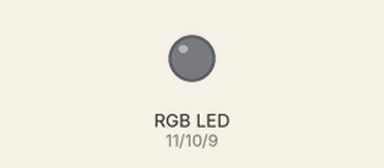
This sketch was run on a simulated Arduino Uno, built with avr-gcc and run on an emulated ATmega328P. On the bench: an RGB LED mixed from three pins (HIGH = lit). Dim RGB values are drawn brighter than linear.

Above: at 0.15 s.
At 20.07 s:
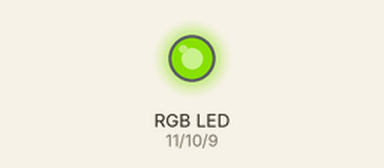
Timing chart, 0 to 20.0 s (numbered marks = the images above):
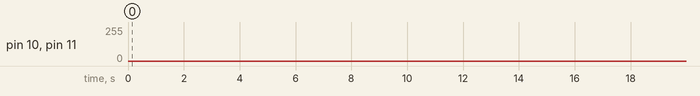

The sketch:

rgbledexample.ino
```cpp
/*
I am not sure how this program works it seems to be using ports 9-11
for RGB output - these seem to be digital out pins but they are not
connected to anything.

I think this code (I got it from a code grepper result) is designed
to be wired with a 4 pin RGB LED and a breadboard for example.

See https://arduinogetstarted.com/tutorials/arduino-rgb-led
*/

// Define constants for the output pins
const int redPin = 11;
const int greenPin = 10;
const int bluePin = 9;

void setup() {
  // Sets the RGB pins to off
  setColourRgb(0, 0, 0);
}

void loop() {
  unsigned int rgbColour[3];
  // Start off with red.
  rgbColour[0] = 255;
  rgbColour[1] = 0;
  rgbColour[2] = 0;
  // Choose the colours to increment and decrement.
  for (int decColour = 0; decColour < 3; decColour += 1) {
    unsigned int incColour;

    // Sets an RGB value to increase based on the one to decrease
    if (decColour == 2) { incColour = 0; } else { incColour += 1; }
    // ^ Replace the ternary expr below
    //int incColour = decColour == 2 ? 0 : decColour + 1;

    // cross-fade the two colours.
    for (int i = 0; i < 255; i += 1) {
      // For range 0-255, increase or decrease two of the three colour values
      rgbColour[decColour] -= 1;
      rgbColour[incColour] += 1;

      // Set the RGB to the pins using setColourRgb
      setColourRgb(rgbColour[0], rgbColour[1], rgbColour[2]);

      // Delay of 5ms
      delay(5);
    }
  }
}

void setColourRgb(unsigned int red, unsigned int green, unsigned int blue) {
  /*
  This is a function that takes in 3 unsigned ints and writes those values
  to the correct pins. This could be improved though because the values of
  the ints are not checked so something larger than 255 could be unsafe.
  */
  analogWrite(redPin, red);
  analogWrite(greenPin, green);
  analogWrite(bluePin, blue);
}
```
